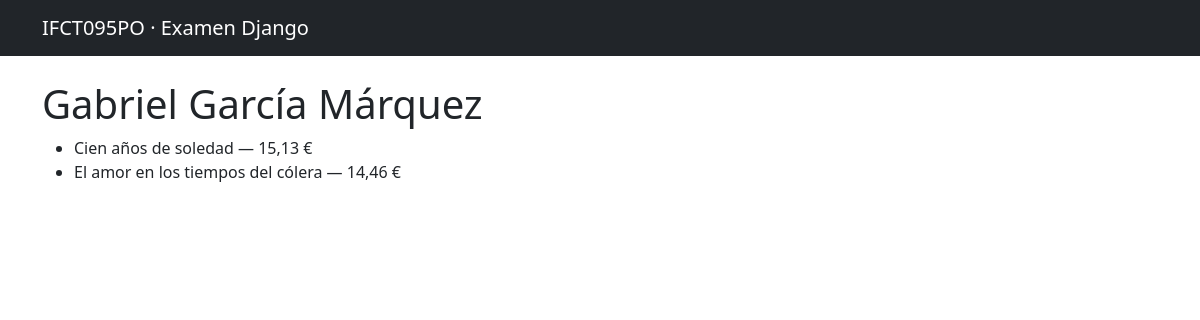
The app's page /autor/9/libros/ with its own data.
### biblioteca/models.py (models this page shows, shortened)
class Autor(models.Model):
    nombre = models.CharField(max_length=150)
    email = models.EmailField(max_length=150, unique=True)
    activo = models.BooleanField(default=True)

class Libro(models.Model):
    titulo = models.CharField(max_length=300)
    autor = models.ForeignKey(Autor, on_delete=models.SET_NULL, null=True, blank=True)
    precio = models.DecimalField(max_digits=8, decimal_places=2)
    publicado = models.DateField(null=True, blank=True)
    autores_secundarios = models.ManyToManyField(
        Autor, related_name='libros_secundarios', blank=True
    )
    def precio_con_iva(self):
        return (self.precio * Decimal('1.21')).quantize(
            Decimal('0.01'), rounding=ROUND_HALF_UP
        )

### biblioteca/views.py (the view)
# urls.py: path('autor/<int:autor_id>/libros/', views.libros_por_autor, name='libros-por-autor'),
def libros_por_autor(request, autor_id):
    autor = get_object_or_404(Autor, pk=autor_id)
    libros = Libro.objects.filter(autor=autor, publicado__isnull=False)
    return render(
        request,
        'biblioteca/por_autor.html',
        {
            'autor': autor,
            'libros': libros,
        },
    )

### biblioteca/templates/biblioteca/por_autor.html (shortened to what this page needs)
{% extends "base.html" %}
{% block content %}
<h1>{{ autor.nombre }}</h1>
{% if libros %}
  <ul>
    {% for libro in libros %}
      <li>{{ libro.titulo }} &mdash; {{ libro.precio_con_iva }} &euro;</li>
    {% endfor %}
  </ul>
{% else %}
  <p>Este autor no tiene libros publicados.</p>
{% endif %}
{% endblock %}

### records on screen
Autor: nombre "Gabriel García Márquez"
Libro: titulo "Cien años de soledad", precio_con_iva "15,13"
Libro: titulo "El amor en los tiempos del cólera", precio_con_iva "14,46"
